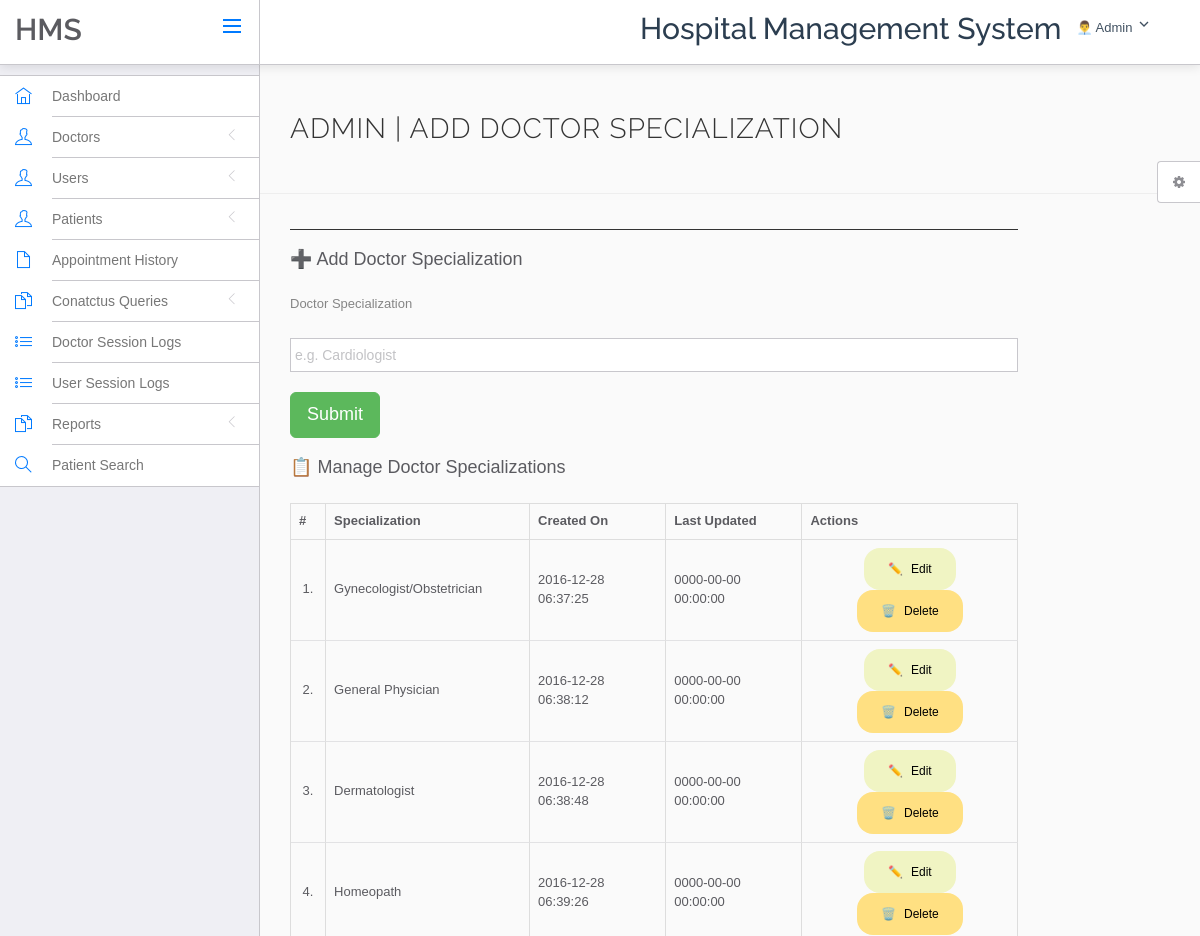
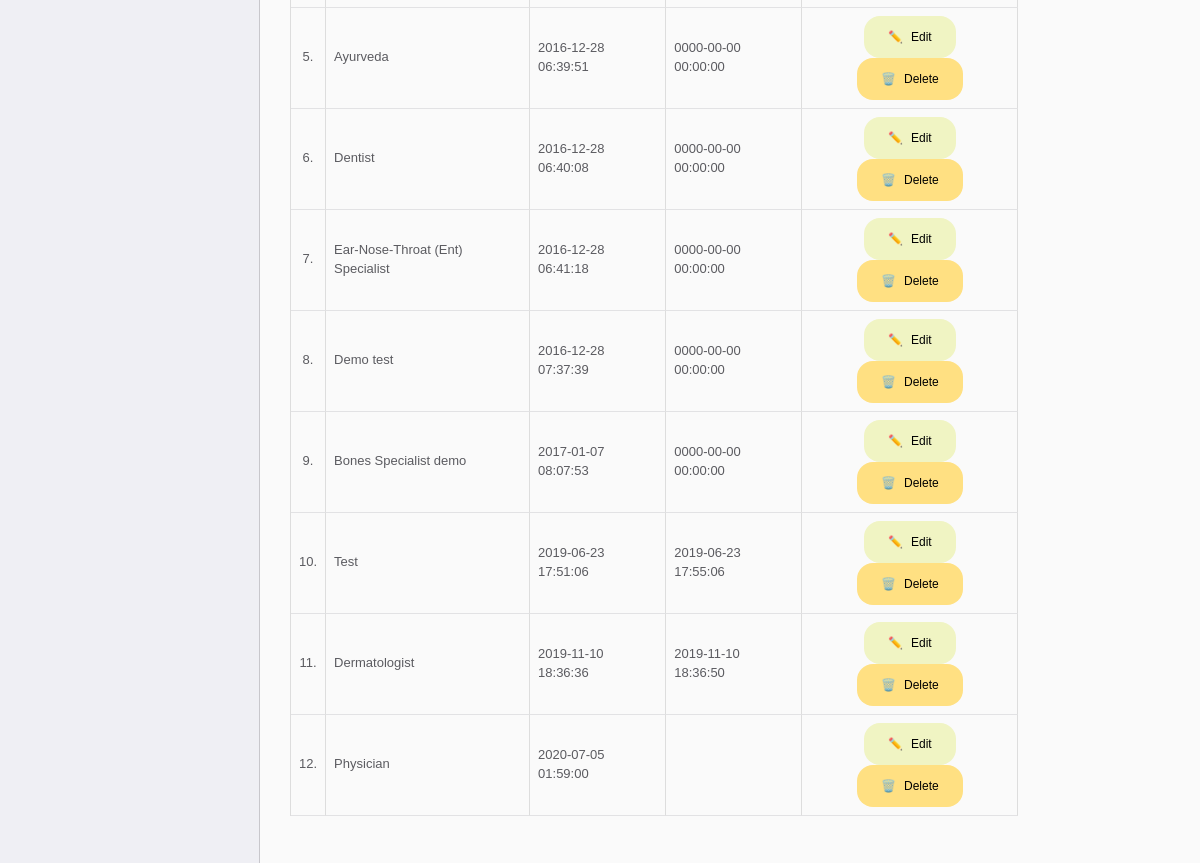
The app's page /hospital/hms/admin/doctor-specilization.php (signed in) with its own data (2 pictures, top to bottom).
### tables this page shows
CREATE TABLE `doctorspecilization` (
  `id` int(11) NOT NULL,
  `specilization` varchar(255) DEFAULT NULL,
  `creationDate` timestamp NULL DEFAULT current_timestamp(),
  `updationDate` timestamp NULL DEFAULT NULL ON UPDATE current_timestamp()
);

### hospital/hms/admin/doctor-specilization.php (the view, shortened to what this page needs)
<?php
include('include/config.php');
?>
<!DOCTYPE html>
<html lang="en">
	<head>
		<link rel="stylesheet" href="vendor/bootstrap/css/bootstrap.min.css">
		<link rel="stylesheet" href="vendor/fontawesome/css/font-awesome.min.css">
		<link rel="stylesheet" href="vendor/themify-icons/themify-icons.min.css">
		<link href="vendor/animate.css/animate.min.css" rel="stylesheet" media="screen">
		<link href="vendor/perfect-scrollbar/perfect-scrollbar.min.css" rel="stylesheet" media="screen">
		<link href="vendor/switchery/switchery.min.css" rel="stylesheet" media="screen">
		<link href="vendor/bootstrap-touchspin/jquery.bootstrap-touchspin.min.css" rel="stylesheet" media="screen">
		<link href="vendor/select2/select2.min.css" rel="stylesheet" media="screen">
		<link href="vendor/bootstrap-datepicker/bootstrap-datepicker3.standalone.min.css" rel="stylesheet" media="screen">
		<link href="vendor/bootstrap-timepicker/bootstrap-timepicker.min.css" rel="stylesheet" media="screen">
		<link rel="stylesheet" href="assets/css/styles.css">
		<link rel="stylesheet" href="assets/css/plugins.css">
		<link rel="stylesheet" href="assets/css/themes/theme-1.css" id="skin_color" />
	</head>
	<body>
		<div id="app">
<?php include('include/sidebar.php');?>
			<div class="app-content">
						<?php include('include/header.php');?>
				<div class="main-content" >
					<div class="wrap-content container" id="container">
						<section id="page-title">
							<div class="row">
								<div class="col-sm-8">
									<h1 class="mainTitle">Admin | Add Doctor Specialization</h1>
																	</div>
							</div>
						</section>
<div class="container py-4">
	<div class="row justify-content-center">
		<div class="col-lg-10">
			<div class="card shadow rounded-4 border-0 mb-4">
			<div style="margin: 5px 0; padding: 5px;">
</div>
<hr style="border: none; /* Remove default border */
           height: 1px; /* Set line thickness */
           background-color: black; /* Set line color */
           margin: 20px 0; /* Add vertical margin for spacing */
           width: 100%; /* Ensure full width */
           opacity: 0.8;  /* make it little transparent */
          ">
				<div class="card-header bg-gradient-primary text-white rounded-top-4">
					<h4 class="mb-0 fw-bold">➕ Add Doctor Specialization</h4>
				</div>
				<div style="margin: 5px 0; padding: 5px;">
</div>
				<div class="card-body fs-5">
					<form name="dcotorspcl" method="post">
						<div class="mb-4">
							<label for="doctorspecilization" class="form-label">Doctor Specialization</label>
							<div style="margin: 5px 0; padding: 5px;">
</div>
							<input type="text" name="doctorspecilization" class="form-control form-control-lg rounded-3" placeholder="e.g. Cardiologist" required>
						</div>
						<div style="margin: 5px 0; padding: 5px;">
</div>
						<button type="submit" name="submit" class="btn btn-success btn-lg px-5 rounded-pill">Submit</button>
						<div style="margin: 5px 0; padding: 5px;">
</div>
					</form>
				</div>
			</div>
			<div class="card shadow rounded-4 border-0">
				<div class="card-header bg-gradient-dark text-white rounded-top-4">
					<h4 class="mb-0 fw-bold">📋 Manage Doctor Specializations</h4>
					<div style="margin: 5px 0; padding: 5px;">
</div>
				</div>
				<div class="card-body">
					<div class="table-responsive">
						<table class="table table-bordered table-hover align-middle fs-5">
							<thead class="table-dark text-center">
								<tr>
									<th>#</th>
									<th>Specialization</th>
									<th>Created On</th>
									<th>Last Updated</th>
									<th>Actions</th>
								</tr>
							</thead>
							<tbody>
								<?php
								$sql = mysqli_query($con, "SELECT * FROM doctorSpecilization");
								$cnt = 1;
								while ($row = mysqli_fetch_array($sql)) {
								?>
								<tr>
									<td class="text-center fw-bold"><?php echo $cnt; ?>.</td>
									<td><?php echo htmlentities($row['specilization']); ?></td>
									<td><?php echo htmlentities($row['creationDate']); ?></td>
									<td><?php echo htmlentities($row['updationDate']); ?></td>
									<td class="text-center">
									<a href="edit-doctor-specialization.php?id=<?php echo $row['id']; ?>" class="btn btn-primary btn-sm rounded-pill" style="background: linear-gradient(135deg, #82b1ff, #b19cd9); /* Brighter gradient */
            border: none; /* Remove default border */
            color: black; /* Default text color */
            padding: 0.75rem 1.5rem;
            box-shadow: 0 6px 18px rgba(0, 0, 0, 0.15); /* Softer shadow */
            transition: all 0.3s ease;
            display: inline-flex;
            align-items: center;
            font-weight: 500;
            border-radius: 1rem; /* More rounded corners */
            text-decoration: none; /* Remove underline */
            background-color: #f0f4c3; /* Brighter pre-hover */
            ">
        <span style="margin-right: 0.5rem;">✏️</span> Edit
    </a>
    <a href="doctor-specilization.php?id=<?php echo $row['id'] ?>&del=delete"
       onClick="return confirm('Are you sure you want to delete?')"
       class="btn btn-danger btn-sm rounded-pill" style="background: linear-gradient(135deg, #ff8a65, #f44336); /* Brighter gradient */
            border: none; /* Remove default border */
            color: black; /* Default text color */
            padding: 0.75rem 1.5rem;
            box-shadow: 0 6px 18px rgba(0, 0, 0, 0.15); /* Softer shadow */
            transition: all 0.3s ease;
            display: inline-flex;
            align-items: center;
            font-weight: 500;
            border-radius: 1rem; /* More rounded corners */
            text-decoration: none; /* Remove underline */
            background-color: #ffe082; /* Brighter pre-hover */
            ">
        <span style="margin-right: 0.5rem;">🗑️</span> Delete
    </a>
</td>
								</tr>
								<?php $cnt++; } ?>
							</tbody>
						</table>
					</div>
				</div>
			</div>
		</div>
	</div>
</div>
					</div>
				</div>
			</div>
	<?php include('include/setting.php');?>
		</div>
	</body>
</html>

### hospital/hms/admin/assets/css/themes/theme-1.css (style rules this page uses)
body { background: #FAFAFA; }

### records on screen
doctorspecilization: specilization "Gynecologist/Obstetrician", creationDate "2016-12-28 06:37:25", updationDate "0000-00-00 00:00:00"
doctorspecilization: specilization "General Physician", creationDate "2016-12-28 06:38:12", updationDate "0000-00-00 00:00:00"
doctorspecilization: specilization "Dermatologist", creationDate "2016-12-28 06:38:48", updationDate "0000-00-00 00:00:00"
doctorspecilization: specilization "Homeopath", creationDate "2016-12-28 06:39:26", updationDate "0000-00-00 00:00:00"
doctorspecilization: specilization "Ayurveda", creationDate "2016-12-28 06:39:51", updationDate "0000-00-00 00:00:00"
doctorspecilization: specilization "Dentist", creationDate "2016-12-28 06:40:08", updationDate "0000-00-00 00:00:00"
doctorspecilization: specilization "Ear-Nose-Throat (Ent) Specialist", creationDate "2016-12-28 06:41:18", updationDate "0000-00-00 00:00:00"
doctorspecilization: specilization "Demo test", creationDate "2016-12-28 07:37:39", updationDate "0000-00-00 00:00:00"
doctorspecilization: specilization "Bones Specialist demo", creationDate "2017-01-07 08:07:53", updationDate "0000-00-00 00:00:00"
doctorspecilization: specilization "Test", creationDate "2019-06-23 17:51:06", updationDate "2019-06-23 17:55:06"
doctorspecilization: specilization "Dermatologist", creationDate "2019-11-10 18:36:36", updationDate "2019-11-10 18:36:50"
doctorspecilization: specilization "Physician", creationDate "2020-07-05 01:59:00"
